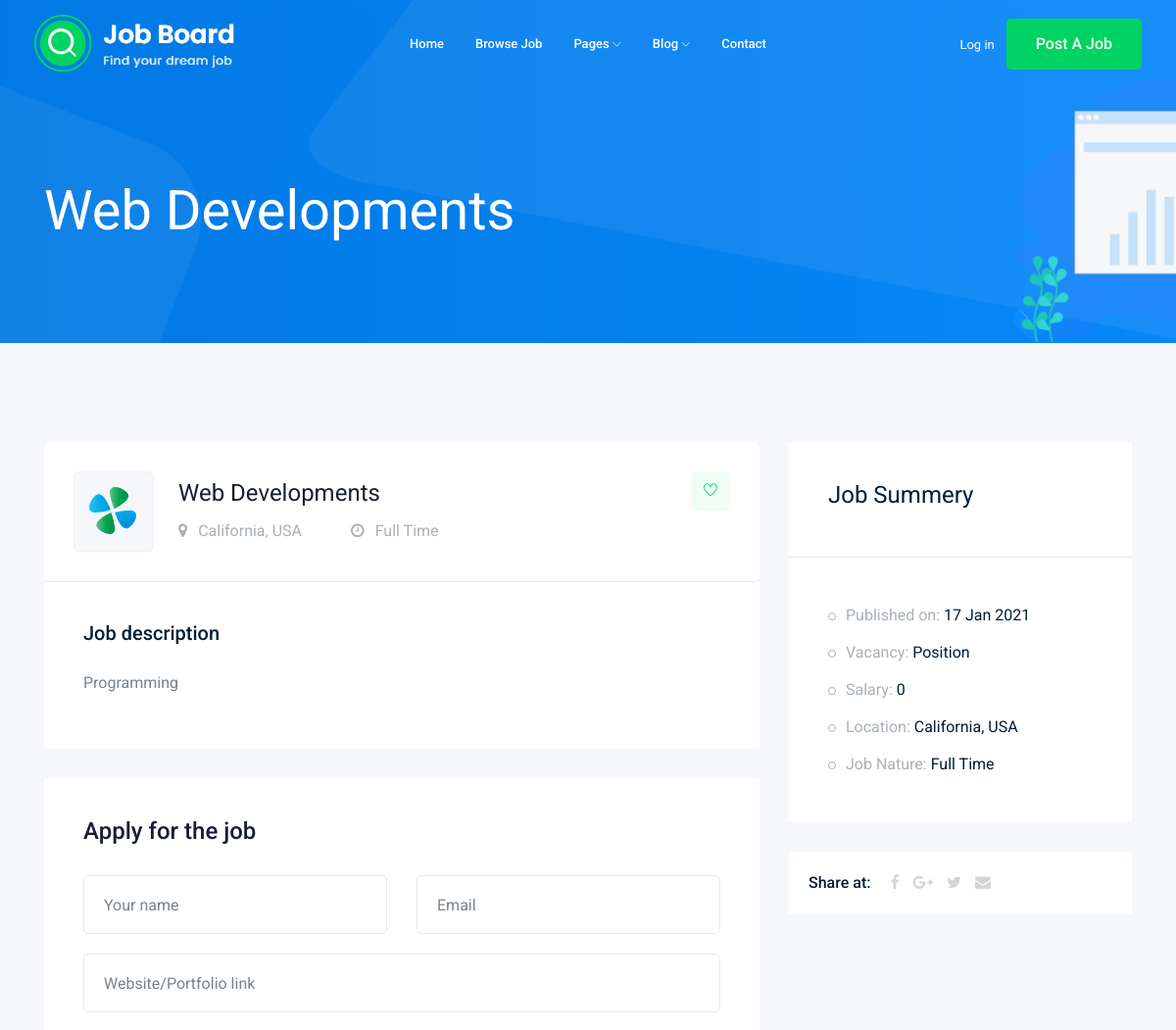
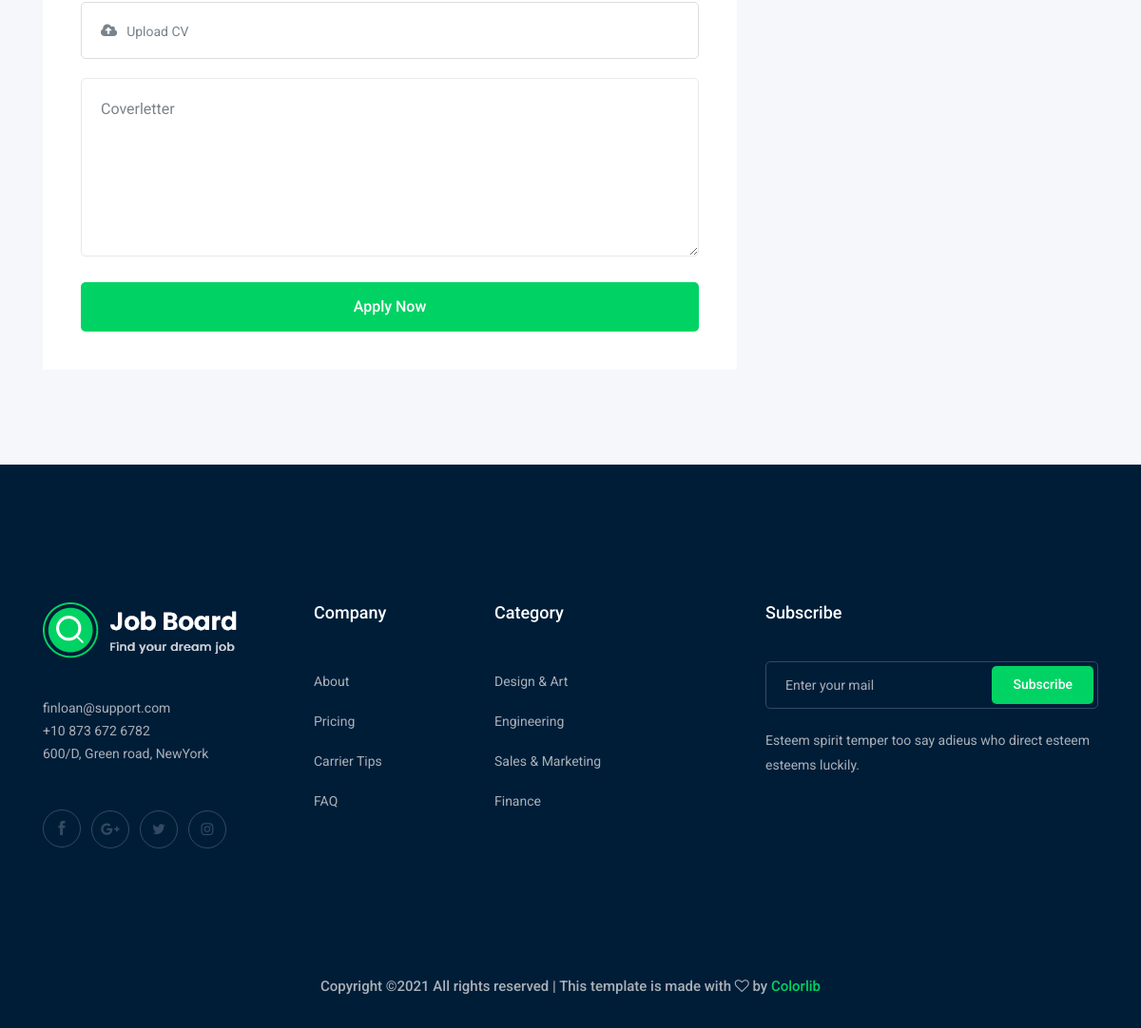
Screenshot of /jobs/web-developments with the database file from the repository (2 pictures, top to bottom).
### job/models.py (models this page shows, shortened)
class Job(models.Model):
    title = models.CharField(max_length=100)
    job_type = models.CharField(max_length=15,choices=JOB_TYPE)
    description = models.TextField(max_length=1000)
    published_at = models.DateTimeField(auto_now=True)
    vacancy = models.IntegerField(default=1)
    Salary = models.IntegerField(default=0)
    Experience = models.IntegerField(default=1)
    category = models.ForeignKey('Category',on_delete=models.CASCADE)
    image = models.ImageField(upload_to=image_upload)
    slug = models.SlugField(blank=True, null=True)
    def __str__(self):
        return self.title

### job/views.py (the view)
# urls.py: path('<str:slug>',views.job_detail , name='job_detail'),
def job_detail(request , slug):
    job_detail = Job.objects.get(slug=slug)
    context = {'job' : job_detail}
    return render(request,'job/job_detail.html',context)

### job/templates/job/job_detail.html (shortened to what this page needs)
{% extends 'base.html' %}
 {% block body %}
    <div class="bradcam_area bradcam_bg_1">
        <div class="container">
            <div class="row">
                <div class="col-xl-12">
                    <div class="bradcam_text">
                        <h3>{{job}}</h3>
                    </div>
                </div>
            </div>
        </div>
    </div>
    <div class="job_details_area">
        <div class="container">
            <div class="row">
                <div class="col-lg-8">
                    <div class="job_details_header">
                        <div class="single_jobs white-bg d-flex justify-content-between">
                            <div class="jobs_left d-flex align-items-center">
                                <div class="thumb">
                                    <img src="img/svg_icon/1.svg" alt="">
                                </div>
                                <div class="jobs_conetent">
                                    <a href="#"><h4>{{job}}</h4></a>
                                    <div class="links_locat d-flex align-items-center">
                                        <div class="location">
                                            <p> <i class="fa fa-map-marker"></i> California, USA</p>
                                        </div>
                                        <div class="location">
                                            <p> <i class="fa fa-clock-o"></i> {{job.job_type}}</p>
                                        </div>
                                    </div>
                                </div>
                            </div>
                            <div class="jobs_right">
                                <div class="apply_now">
                                    <a class="heart_mark" href="#"> <i class="ti-heart"></i> </a>
                                </div>
                            </div>
                        </div>
                    </div>
                    <div class="descript_wrap white-bg">
                        <div class="single_wrap">
                            <h4>Job description</h4>
                           <p>{{job.description}}</p>
                        </div>
                    </div>
                    <div class="apply_job_form white-bg">
                        <h4>Apply for the job</h4>
                        <form action="#">
                            <div class="row">
                                <div class="col-md-6">
                                    <div class="input_field">
                                        <input type="text" placeholder="Your name">
                                    </div>
                                </div>
                                <div class="col-md-6">
                                    <div class="input_field">
                                        <input type="text" placeholder="Email">
                                    </div>
                                </div>
                                <div class="col-md-12">
                                    <div class="input_field">
                                        <input type="text" placeholder="Website/Portfolio link">
                                    </div>
                                </div>
                                <div class="col-md-12">
                                    <div class="input-group">
                                        <div class="input-group-prepend">
                                          <button type="button" id="inputGroupFileAddon03"><i class="fa fa-cloud-upload" aria-hidden="true"></i>
                                          </button>
                                        </div>
                                        <div class="custom-file">
                                          <label class="custom-file-label" for="inputGroupFile03">Upload CV</label>
                                        </div>
                                      </div>
                                </div>
                                <div class="col-md-12">
                                    <div class="input_field">
                                        <textarea name="#" id="" cols="30" rows="10" placeholder="Coverletter"></textarea>
                                    </div>
                                </div>
                                <div class="col-md-12">
                                    <div class="submit_btn">
                                        <button class="boxed-btn3 w-100" type="submit">Apply Now</button>
                                    </div>
                                </div>
                            </div>
                        </form>
                    </div>
                </div>
                <div class="col-lg-4">
                    <div class="job_sumary">
                        <div class="summery_header">
                            <h3>Job Summery</h3>
                        </div>
                        <div class="job_content">
                            <ul>
                                <li>Published on: <span>{{job.published_at|date:'d M o'}}</span></li>
                                <li>Vacancy: <span>{{job.Vacancy}} Position</span></li>
                                <li>Salary: <span>{{job.Salary}}</span></li>
                                <li>Location: <span>California, USA</span></li>
                                <li>Job Nature: <span> {{job.job_type}}</span></li>
                            </ul>
                        </div>
                    </div>
                    <div class="share_wrap d-flex">
                        <span>Share at:</span>
                        <ul>
                            <li><a href="#"> <i class="fa fa-facebook"></i></a> </li>
                            <li><a href="#"> <i class="fa fa-google-plus"></i></a> </li>
                            <li><a href="#"> <i class="fa fa-twitter"></i></a> </li>
                            <li><a href="#"> <i class="fa fa-envelope"></i></a> </li>
                        </ul>
                    </div>
                    <div class="job_location_wrap">
                        <div class="job_lok_inner">
                            <div id="map" style="height: 200px;"></div>
                          </div>
                    </div>
                </div>
            </div>
        </div>
    </div>
{% endblock body %}

### rows the page displays
Job: title "Web Developments", job_type "Full Time", description "Programming", published_at "17 Jan 2021", Salary "0"
